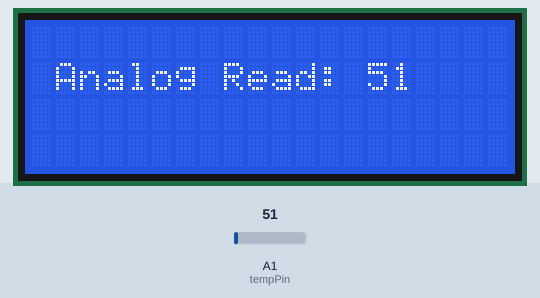
Recording of a sketch running on a simulated Arduino Uno, built with avr-gcc and run on an emulated ATmega328P. Parts: 20×4 character LCD. The inputs (shaded band) are chosen by the test bench; at power-on: A1 (tempPin) = 51. What the sketch prints to the serial monitor is not drawn.

Above: at 1.2 s.
1.3 s: A1 (tempPin) set to 61
2.8 s: A1 (tempPin) set to 71
4.3 s: A1 (tempPin) set to 86
At 4.8 s:
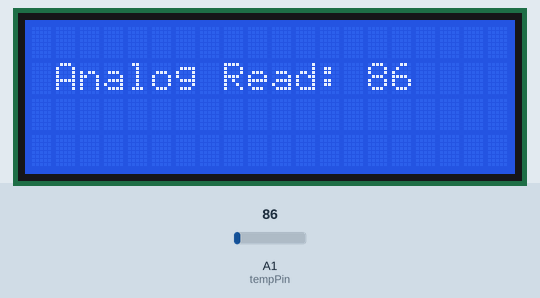
Timing chart, 0 to 7.3 s (numbered marks = the images above; inputs shaded):
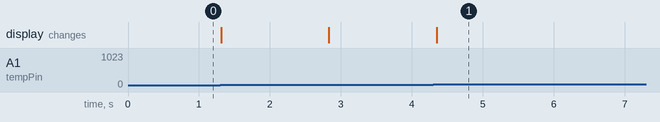

Measured:
- after the input at 4.3 s, the display: changes after 0.05 s (image 1)

The sketch:

tempCalibrationCode.ino
```cpp
// Setup LCD screen
#include <Wire.h> // Include wire (i2c comm) and liquidcrystal libraries
#include <LiquidCrystal_I2C.h>
LiquidCrystal_I2C lcd = LiquidCrystal_I2C(0x27, 20, 4); // 20x4 LCD screen, 0x27 is the address


int tempPin = A1;
void setup() {

  Serial.begin(9600);
  pinMode(tempPin, INPUT);
  lcd.init();
  lcd.backlight();
}

void loop() {

  int reading;

  reading = analogRead(tempPin);
  Serial.println(reading);
  lcd.setCursor(1, 1);
  lcd.print("Analog Read: ");
  lcd.print(reading);
  delay(25);

}
```
